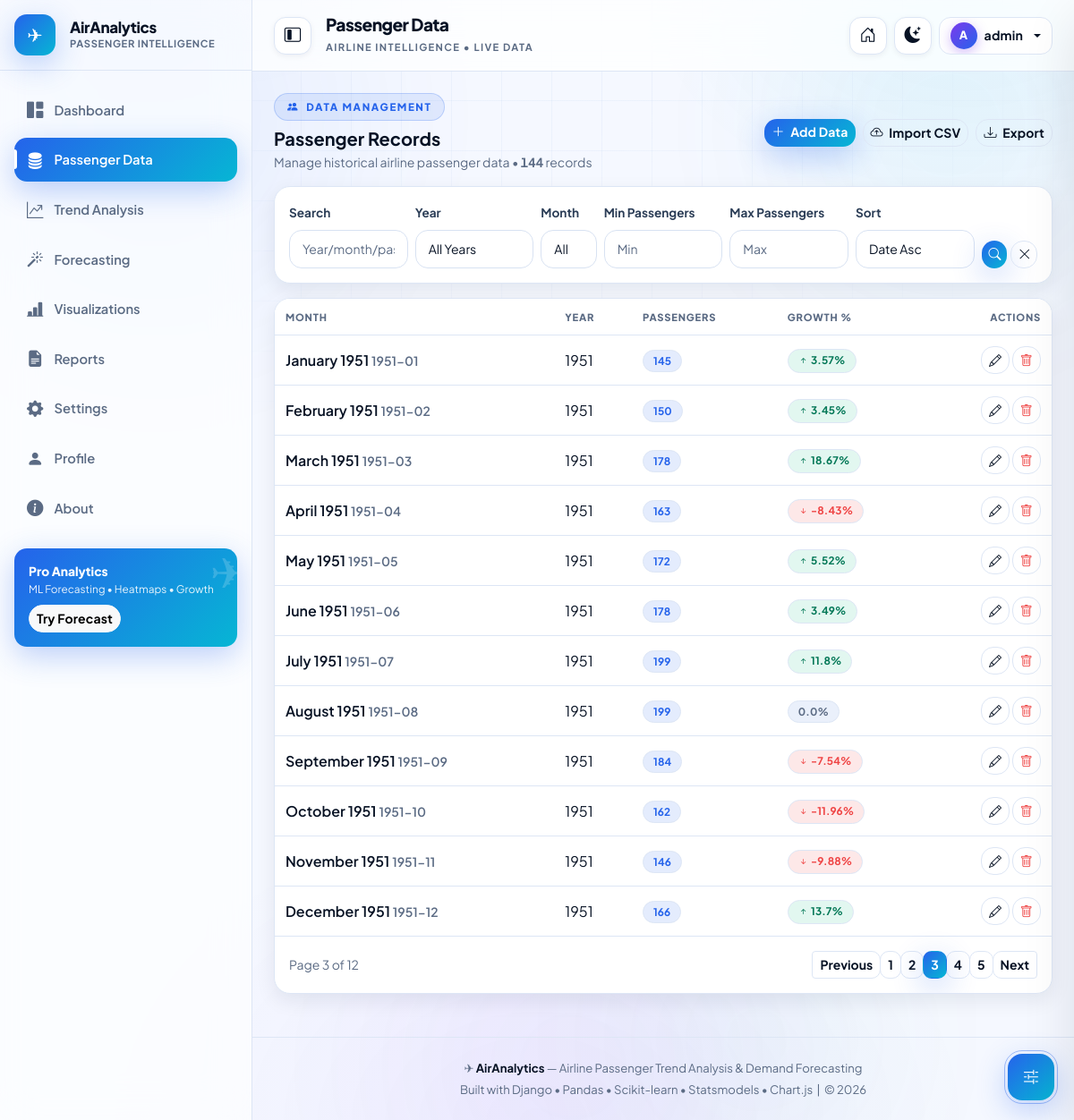
The app's page /passengers/?page=3& (signed in) with its own data.
### passengers/models.py (models this page shows, shortened)
class PassengerData(models.Model):
    month = models.DateField(unique=True, db_index=True, help_text="First day of month, e.g. 1949-01-01")
    passengers = models.PositiveIntegerField(validators=[MinValueValidator(0)], help_text="Number of passengers")
    created_at = models.DateTimeField(auto_now_add=True)
    updated_at = models.DateTimeField(auto_now=True)
    class Meta:
        ordering = ['month']
        verbose_name = 'Passenger Data'
        verbose_name_plural = 'Passenger Data'
        indexes = [
            models.Index(fields=['month']),
            models.Index(fields=['passengers']),
        ]

### passengers/views.py (the view)
# urls.py: path('passengers/', views.passenger_list, name='passenger_list'),
@login_required
def passenger_list(request):
    qs = get_filtered_queryset(request)
    all_ordered = PassengerData.objects.all().order_by('month')
    growth_map = {}
    prev = None
    for rec in all_ordered:
        if prev is not None and prev.passengers != 0:
            growth = (rec.passengers - prev.passengers) / prev.passengers * 100
            growth_map[rec.id] = round(growth, 2)
        else:
            growth_map[rec.id] = None
        prev = rec
    paginator = Paginator(qs, 12)
    page_number = request.GET.get('page')
    page_obj = paginator.get_page(page_number)
    filter_form = PassengerFilterForm(request.GET)
    years = PassengerData.objects.dates('month', 'year')
    years_list = sorted(set([d.year for d in PassengerData.objects.values_list('month', flat=True)]), reverse=True) if PassengerData.objects.exists() else []
    if PassengerData.objects.exists():
        years_list = sorted(set([m.year for m in PassengerData.objects.values_list('month', flat=True)]), reverse=True)
        from django.db.models.functions import ExtractYear
        years_list = sorted(PassengerData.objects.annotate(y=ExtractYear('month')).values_list('y', flat=True).distinct(), reverse=True)
    else:
        years_list = []
    context = {
        'page_obj': page_obj,
        'filter_form': filter_form,
        'growth_map': growth_map,
        'years_list': years_list,
        'query_params': request.GET.urlencode(),
    }
    return render(request, 'passengers/passenger_list.html', context)

### passengers/templates/passengers/passenger_list.html (shortened to what this page needs)
{% extends "base.html" %}
{% block page_title %}Passenger Data{% endblock %}
{% block content %}
{% load formatting %}
<div class="d-flex flex-wrap justify-content-between align-items-center gap-2 mb-3">
  <div>
    <span class="eyebrow"><i class="bi bi-people-fill"></i> Data Management</span>
    <h5 class="fw-bold mb-1 mt-2">Passenger Records</h5>
    <p class="small text-muted mb-0">Manage historical airline passenger data &bull; <strong class="count-up" data-count="{{ page_obj.paginator.count }}">{{ page_obj.paginator.count|thousands }}</strong> records</p>
  </div>
  <div class="d-flex gap-2 flex-wrap">
    <a href="/passengers/add/" class="btn btn-primary btn-sm"><i class="bi bi-plus-lg me-1"></i> Add Data</a>
    <a href="/passengers/import/" class="btn btn-ghost btn-sm"><i class="bi bi-cloud-arrow-up me-1"></i> Import CSV</a>
    <a href="/passengers/export/?{{ query_params }}" class="btn btn-ghost btn-sm"><i class="bi bi-download me-1"></i> Export</a>
  </div>
</div>
<div class="card-modern p-3 mb-3">
  <form method="get" class="row g-2 align-items-end">
    <div class="col-6 col-md-2">
      <label class="form-label small" for="f-search">Search</label>
      <input type="text" id="f-search" name="search" value="{{ request.GET.search }}" class="form-control form-control-sm" placeholder="Year/month/passengers">
    </div>
    <div class="col-6 col-md-2">
      <label class="form-label small" for="f-year">Year</label>
      <select name="year" id="f-year" class="form-select form-select-sm">
        <option value="">All Years</option>
      </select>
    </div>
    <div class="col-6 col-md-1">
      <label class="form-label small" for="f-month">Month</label>
      <select name="month" id="f-month" class="form-select form-select-sm">
        <option value="">All</option>
      </select>
    </div>
    <div class="col-6 col-md-2">
      <label class="form-label small" for="f-min">Min Passengers</label>
      <input type="number" id="f-min" name="min_passengers" value="{{ request.GET.min_passengers }}" class="form-control form-control-sm" placeholder="Min">
    </div>
    <div class="col-6 col-md-2">
      <label class="form-label small" for="f-max">Max Passengers</label>
      <input type="number" id="f-max" name="max_passengers" value="{{ request.GET.max_passengers }}" class="form-control form-control-sm" placeholder="Max">
    </div>
    <div class="col-6 col-md-2">
      <label class="form-label small" for="f-sort">Sort</label>
      <select name="sort" id="f-sort" class="form-select form-select-sm">
        <option value="month" {% if request.GET.sort == "month" %}selected{% endif %}>Date Asc</option>
      </select>
    </div>
    <div class="col-12 col-md-1 d-flex gap-1">
      <button type="submit" class="btn btn-primary btn-sm flex-grow-1" title="Apply filters" aria-label="Apply filters"><i class="bi bi-search"></i></button>
      <a href="/passengers/" class="btn btn-ghost btn-sm" title="Clear filters" aria-label="Clear filters"><i class="bi bi-x-lg"></i></a>
    </div>
  </form>
</div>
<div class="card-modern p-0 overflow-hidden">
  <div class="table-responsive">
    <table class="table table-modern table-hover mb-0 align-middle">
      <thead><tr><th scope="col">Month</th><th scope="col">Year</th><th scope="col">Passengers</th><th scope="col">Growth %</th><th scope="col" class="text-end">Actions</th></tr></thead>
      <tbody>
        {% for obj in page_obj %}
        <tr>
          <td class="fw-semibold">{{ obj.month|date:"F Y" }} <small class="text-muted">{{ obj.month|date:"Y-m" }}</small></td>
          <td>{{ obj.month|date:"Y" }}</td>
          <td><span class="badge badge-trend chip--primary">{{ obj.passengers }}</span></td>
          <td>
            {% for id, growth in growth_map.items %}
              {% if id == obj.id %}
                {% if growth is not None %}
                  <span class="badge badge-trend {% if growth > 0 %}chip--success{% elif growth < 0 %}chip--danger{% else %}chip--muted{% endif %}">
                    {% if growth > 0 %}<i class="bi bi-arrow-up-short"></i>{% elif growth < 0 %}<i class="bi bi-arrow-down-short"></i>{% endif %} {{ growth }}%
                  </span>
                {% else %}<span class="text-muted small">&mdash; base</span>{% endif %}
              {% endif %}
            {% endfor %}
          </td>
          <td class="text-end text-nowrap">
            <a href="/passengers/edit/{{ obj.id }}/" class="btn btn-sm btn-ghost" title="Edit record" aria-label="Edit record"><i class="bi bi-pencil"></i></a>
            <button class="btn btn-sm btn-ghost btn-danger-ghost" data-bs-toggle="modal" data-bs-target="#deleteModal{{ obj.id }}" title="Delete record" aria-label="Delete record"><i class="bi bi-trash"></i></button>
          </td>
        </tr>
        {% endfor %}
      </tbody>
    </table>
  </div>
  {% if page_obj.has_other_pages %}
  <div class="p-3 d-flex justify-content-between align-items-center">
    <small class="text-muted">Page {{ page_obj.number }} of {{ page_obj.paginator.num_pages }}</small>
    <nav>
      <ul class="pagination pagination-sm mb-0">
        {% if page_obj.has_previous %}<li class="page-item"><a class="page-link" href="?page={{ page_obj.previous_page_number }}&{{ query_params }}">Previous</a></li>{% endif %}
        {% for num in page_obj.paginator.page_range %}{% if page_obj.number == num %}<li class="page-item active"><span class="page-link">{{ num }}</span></li>{% elif num > page_obj.number|add:"-3" and num < page_obj.number|add:"3" %}<li class="page-item"><a class="page-link" href="?page={{ num }}&{{ query_params }}">{{ num }}</a></li>{% endif %}{% endfor %}
        {% if page_obj.has_next %}<li class="page-item"><a class="page-link" href="?page={{ page_obj.next_page_number }}&{{ query_params }}">Next</a></li>{% endif %}
      </ul>
    </nav>
  </div>
  {% endif %}
</div>
{% endblock %}

### templates/base.html (shortened to what this page needs)
{% load static %}<!DOCTYPE html>
<html lang="en" data-theme="light">
<head>
<link href="https://cdn.jsdelivr.net/npm/bootstrap@5.3.3/dist/css/bootstrap.min.css" rel="stylesheet">
<link rel="stylesheet" href="https://cdn.jsdelivr.net/npm/bootstrap-icons@1.11.3/font/bootstrap-icons.css">
<link rel="stylesheet" href="{% static 'css/tokens.css' %}">
<link rel="stylesheet" href="{% static 'css/core.css' %}">
<link rel="stylesheet" href="{% static 'css/components.css' %}">
<link rel="stylesheet" href="{% static 'css/appearance.css' %}">
<link rel="stylesheet" href="{% static 'css/bootstrap-theme.css' %}">
</head>
<body>
<div class="aa-bg" aria-hidden="true">
  <span class="aa-bg__orb aa-bg__orb--blue"></span>
  <span class="aa-bg__orb aa-bg__orb--cyan"></span>
</div>
<nav id="sidebar" class="sidebar" aria-label="Main navigation">
  <div class="sidebar-head">
    <div class="d-flex align-items-center gap-3 w-100">
      <div class="brand-badge shimmer" aria-hidden="true">✈</div>
      <div class="sidebar-title flex-grow-1">
        <div class="brand-title">AirAnalytics</div>
        <div class="brand-sub">PASSENGER INTELLIGENCE</div>
      </div>
    </div>
  </div>
  <div class="sidebar-body flex-grow-1">
    <div class="sidebar-nav">
      <a class="nav-link {% if request.path == '/dashboard/' or request.path == '/' %}active{% endif %}" href="/dashboard/" title="Dashboard"><i class="bi bi-grid-1x2-fill"></i> <span class="nav-text">Dashboard</span></a>
      <a class="nav-link {% if '/passengers' in request.path %}active{% endif %}" href="/passengers/" title="Passenger Data"><i class="bi bi-database-fill"></i> <span class="nav-text">Passenger Data</span></a>
      <a class="nav-link {% if request.path == '/trends/' %}active{% endif %}" href="/trends/" title="Trend Analysis"><i class="bi bi-graph-up-arrow"></i> <span class="nav-text">Trend Analysis</span></a>
      <a class="nav-link {% if request.path == '/forecast/' %}active{% endif %}" href="/forecast/" title="Forecasting"><i class="bi bi-magic"></i> <span class="nav-text">Forecasting</span></a>
      <a class="nav-link {% if request.path == '/visualizations/' %}active{% endif %}" href="/visualizations/" title="Visualizations"><i class="bi bi-bar-chart-line-fill"></i> <span class="nav-text">Visualizations</span></a>
      <a class="nav-link {% if request.path == '/reports/' %}active{% endif %}" href="/reports/" title="Reports"><i class="bi bi-file-earmark-text-fill"></i> <span class="nav-text">Reports</span></a>
      <a class="nav-link {% if request.path == '/settings/' %}active{% endif %}" href="/settings/" title="Settings"><i class="bi bi-gear-fill"></i> <span class="nav-text">Settings</span></a>
      <a class="nav-link {% if request.path == '/profile/' %}active{% endif %}" href="/profile/" title="Profile"><i class="bi bi-person-fill"></i> <span class="nav-text">Profile</span></a>
      <a class="nav-link {% if request.path == '/about/' %}active{% endif %}" href="/about/" title="About"><i class="bi bi-info-circle-fill"></i> <span class="nav-text">About</span></a>
    </div>
    <div class="sidebar-cta-wrap">
      <div class="sidebar-cta">
        <div class="sidebar-cta__plane" aria-hidden="true">✈</div>
        <div class="sidebar-cta__title">Pro Analytics</div>
        <div class="sidebar-cta__sub">ML Forecasting • Heatmaps • Growth</div>
        <a href="/forecast/" class="btn btn-sm btn-light mt-2 fw-bold">Try Forecast</a>
      </div>
    </div>
  </div>
</nav>
<div id="mainContent" class="main-content">
  <header class="topnav px-3 px-lg-4 py-3 d-flex align-items-center justify-between">
    <div class="d-flex align-items-center gap-3">
      <button class="topbar-icon-btn d-none d-lg-inline-flex" onclick="toggleCollapse()" id="sidebarToggleBtn" title="Collapse sidebar" aria-label="Collapse sidebar" aria-expanded="true" aria-controls="sidebar"><i class="bi bi-layout-sidebar-inset" id="sidebarToggleIcon"></i></button>
      <div>
        <h1 class="mb-0 page-title">{% block page_title %}Dashboard{% endblock %}</h1>
        <small class="page-kicker d-none d-md-inline">Airline Intelligence • Live Data</small>
      </div>
    </div>
    <div class="d-flex align-items-center gap-2 ms-auto">
      <a href="/" class="topbar-icon-btn d-none d-md-inline-flex" title="Home" aria-label="Home"><i class="bi bi-house-door"></i></a>
      <button class="topbar-icon-btn" onclick="toggleTheme()" id="themeBtn" title="Toggle theme" aria-label="Toggle dark mode"></button>
      {% if user.is_authenticated %}
      <div class="dropdown">
        <button class="btn dropdown-toggle d-flex user-menu-btn" data-bs-toggle="dropdown">
          <span class="avatar-circle avatar-circle--sm">{{ user.username|slice:":1"|upper }}</span>
          <span class="d-none d-md-inline user-menu-btn__name">{{ user.username }}</span>
        </button>
      </div>
      {% else %}
      <a href="/login/" class="btn btn-primary btn-sm">Login</a>
      <a href="/register/" class="btn btn-outline-primary btn-sm">Register</a>
      {% endif %}
    </div>
  </header>
  <div class="p-3 p-lg-4 flex-grow-1">
    {% block content %}{% endblock %}
  </div>
  <footer class="app-footer text-center py-4 px-3 mt-4">
    <div class="mb-1"><span class="footer-plane" aria-hidden="true">✈</span> <strong class="text-theme">AirAnalytics</strong> — Airline Passenger Trend Analysis &amp; Demand Forecasting</div>
    <div>Built with Django • Pandas • Scikit-learn • Statsmodels • Chart.js &nbsp;|&nbsp; © 2026</div>
  </footer>
</div>
</body>
</html>

### records on screen
PassengerData: month "January 1951", month "1951-01", month "1951", passengers "145", growth_map "3.57"
PassengerData: month "February 1951", month "1951-02", month "1951", passengers "150", growth_map "3.45"
PassengerData: month "March 1951", month "1951-03", month "1951", passengers "178", growth_map "18.67"
PassengerData: month "April 1951", month "1951-04", month "1951", passengers "163", growth_map "-8.43"
PassengerData: month "May 1951", month "1951-05", month "1951", passengers "172", growth_map "5.52"
PassengerData: month "June 1951", month "1951-06", month "1951", passengers "178", growth_map "3.49"
PassengerData: month "July 1951", month "1951-07", month "1951", passengers "199", growth_map "11.8"
PassengerData: month "August 1951", month "1951-08", month "1951", passengers "199", growth_map "0.0"
PassengerData: month "September 1951", month "1951-09", month "1951", passengers "184", growth_map "-7.54"
PassengerData: month "October 1951", month "1951-10", month "1951", passengers "162", growth_map "-11.96"
PassengerData: month "November 1951", month "1951-11", month "1951", passengers "146", growth_map "-9.88"
PassengerData: month "December 1951", month "1951-12", month "1951", passengers "166", growth_map "13.7"

### other values on screen
{{ user.username|slice:":1"|upper }} "A"
{{ user.username }} "admin"
{{ page_obj.paginator.count|thousands }} "144"
{{ page_obj.number }} "3"
{{ page_obj.paginator.num_pages }} "12"
{{ num }} "1" "2" "4" "5"
{{ num }} "3"
